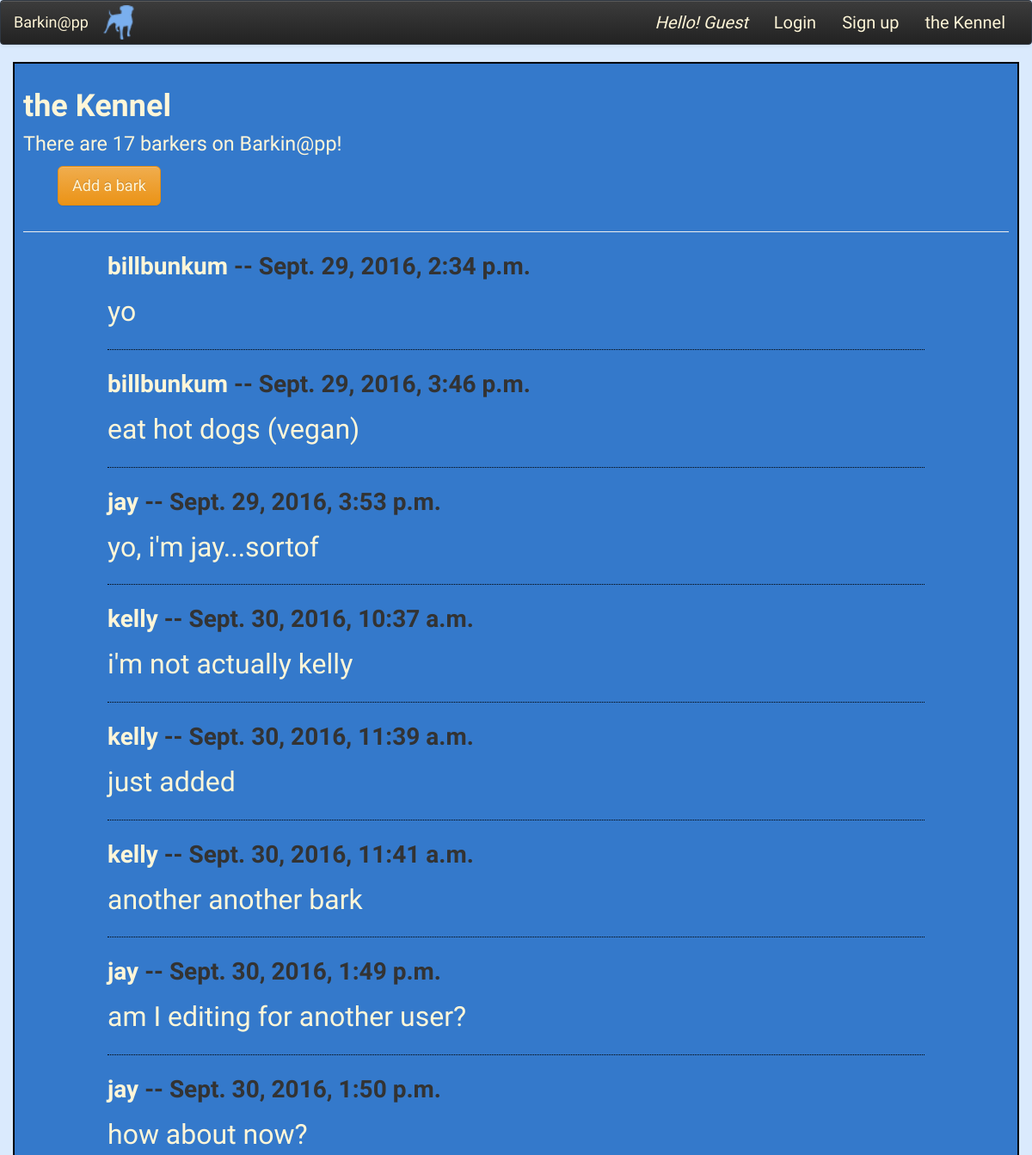
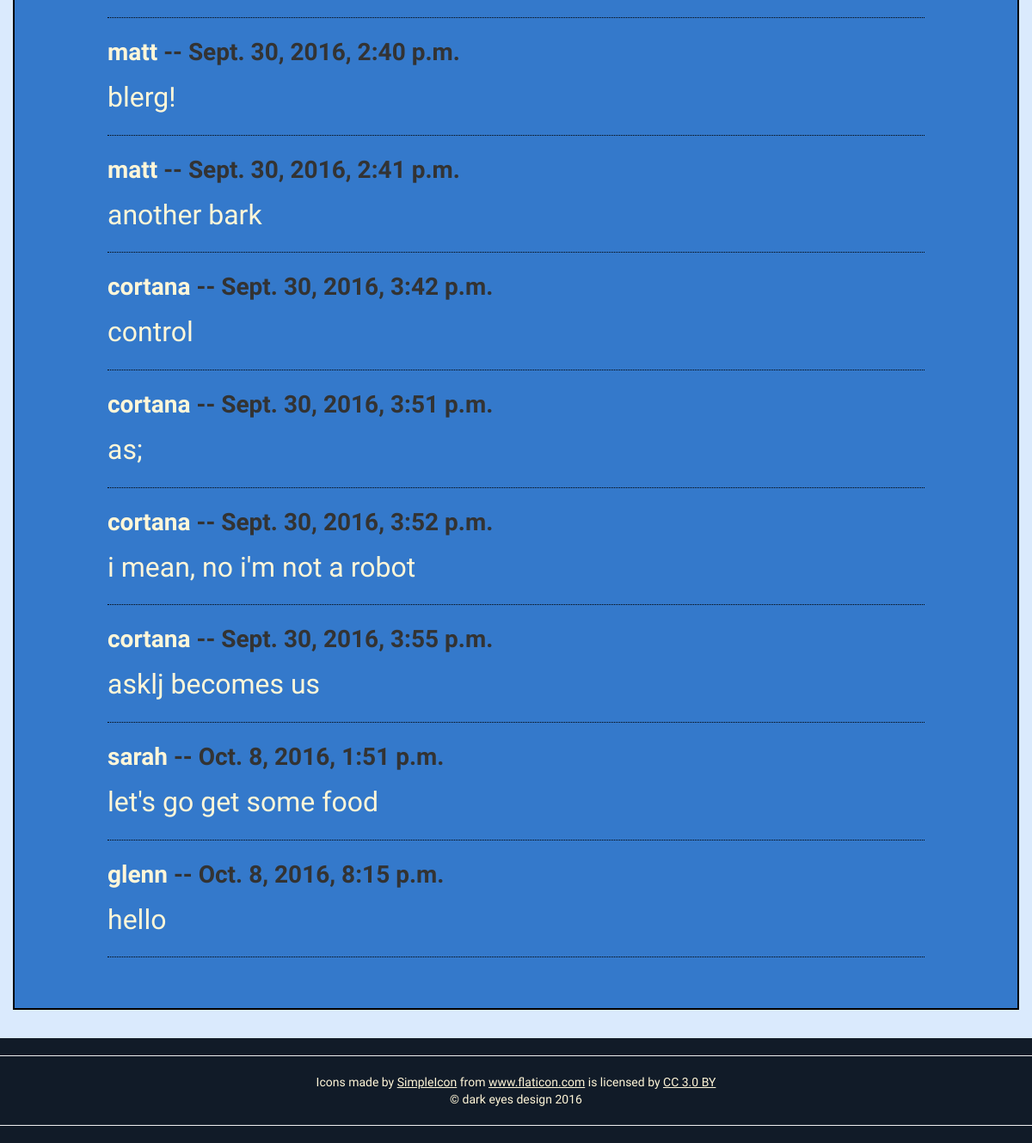
Page /barks/users/ on the committed database (2 pictures, top to bottom).
### barks/models.py (models this page shows, shortened)
class Bark(models.Model):
    user = models.ForeignKey(User, null=True, blank=True)
    content = models.CharField(max_length=60)
    post_date = models.DateTimeField(auto_now_add=True)

### barks/views.py (the view)
def global_barks_list(request): #shows all user's barks
    ubs = Bark.objects.all()
    user_count = User.objects.count()
    context = {
        "ubs": ubs,
        "user_count": user_count,
    }
    return render(request, "barks/global_barks_list.html", context)

### barks/templates/barks/global_barks_list.html
{% extends "core/base.html" %}
{% block content %}
<div class="row">
    <div class="col-md-12">
        <h1>the Kennel<br />
            {% if user_count %}
                <small>There are {{user_count}} barkers on Barkin@pp!</small>
            {% else %}
                <small>There are 0 barkers on Barkin@pp!</small>
            {% endif %}
        </h1>
        <ul>
            <li>
                <a
                    class="btn btn-warning btn-lg"
                    href="{% url 'barks:add_bark' %}"
                >
                    Add a bark
                </a>
            </li>
        </ul>
    </div>
</div>
<hr>
<div class="row">
    <div class="col-md-10 col-md-offset-1">
        {% for bark in ubs %}
            <p class="barker-and-date">
            <a href="{% url 'barks:barks_list' bark.user_id %}"
                title="click to see all &nbsp; {{bark.user.username}}'s  barks"
            >
                {{bark.user.username}}</a>
                -- {{bark.post_date}}
            </p>
            <p class="barkers-bark">
                {{bark.content}}
            </p>
            <hr style="border-top: 1px dotted black;">
        {% endfor %}
    </div>
</div>
{% endblock content %}

### core/templates/core/base.html (shortened to what this page needs)
{% load static %}
<!DOCTYPE html>
<html>
<head>
    <link rel="stylesheet" href="https://maxcdn.bootstrapcdn.com/bootstrap/3.3.7/css/bootstrap.min.css">
    <link rel="stylesheet" href="https://maxcdn.bootstrapcdn.com/bootstrap/3.3.7/css/bootstrap-theme.min.css">
    <link rel="stylesheet" type="text/css" href="{% static 'styles.css' %}" />
</head>
<body>
    <header>
        <nav class="navbar navbar-default navbar-inverse">
            <div class="container-fluid">
                <div class="navbar-header">
                    <span>
                        <img src="{% static 'images/zynga-blue.png' %}"
                            width="40px"
                            class="dog-brand">
                    </span>
                    <a class="navbar-brand" href="{% url 'core:splash' %}">
                        Barkin@pp
                    </a>
                </div>
                <div class="collapse navbar-collapse" id="howdy">
                    <ul class="nav navbar-nav navbar-right">
                        {% if request.user.is_authenticated %}
                            <li role="presentation"
                                class="hello-user"
                            >
                                <a href="{% url 'barks:barks_list' request.user.id %}"
                                    title="Click to view your barks"
                                >
                                    <em>{{user}}'s Barks List</em>
                                </a>
                            </li>
                        {% else %}
                            <li role="presentation"
                                class="hello-user"
                            >
                                <a href="">
                                    <em>Hello! Guest</em>
                                </a>
                            </li>
                        {% endif %}
                        {% if request.user.is_authenticated %}
                            <li>
                                <a href="{% url 'accounts:logout' %}">Logout
                                </a>
                            </li>
                        {% else %}
                            <li>
                                <a href="{% url 'accounts:login' %}" id="login">Login
                                </a>
                            </li>
                            <li>
                                <a href="{% url 'accounts:register' %}" id="sign_up">Sign up
                                </a>
                            </li>
                        {% endif %}
                            <li role="presentation">
                                <a href="{% url 'barks:global_barks_list' %}"
                                    title="Check out what's barkin!"
                                >the Kennel
                                </a>
                            </li>
                    </ul>
                </div>
            </div>
        </nav>
    </header>
<div class="container">
    {% block content %}
    {% endblock content %}
    <span class="footer-buffer"></span>
</div>
<footer class="page-footer">
    <hr>
    <div class="aligned">
        <div>Icons made by <a href="http://www.flaticon.com/authors/simpleicon" title="SimpleIcon">SimpleIcon</a> from <a href="http://www.flaticon.com" title="Flaticon">www.flaticon.com</a> is licensed by <a href="http://creativecommons.org/licenses/by/3.0/" title="Creative Commons BY 3.0" target="_blank">CC 3.0 BY</a></div>
        <span class="aligned">&copy; dark eyes design 2016</span>
    </div>
    <hr>
</footer>
</body>
</html>

### core/static/styles.css (style rules this page uses)
body { background-color: #DAEAFD; background-repeat: no-repeat; font-family: 'Quicksand', sans-serif; font-size: 20px; }
ul { list-style-type: none; }
h1 small { color: #FFF6D8; }
h1, h2, h3 { color: #FFF6D8; font-weight: bold; }
a:link, a:visited, a:active { color: #FFF6D8; }
.dog-brand { margin-top: 5px; }
.container { background-color: #3479CB; padding: 10px; border: black 2px solid; }
.barker-and-date { font-size: 28px; font-weight: bold; }
.barkers-bark { font-size: 32px; color: #FFF6D8; }
.footer-buffer { padding: 170px; }
.page-footer { position: fixed; bottom: 0px; background-color: #111b28; color: #fff6d8; font-size: 14px; width: 100%; }
.page-footer a:link { text-decoration: underline; }
.aligned { text-align: center; }
.navbar-default { background-color: #111b28; border-color: #303842; }
.navbar-default .navbar-brand { color: #fff6d8; }
.navbar-default .navbar-nav > li > a { color: #fff6d8; }
.navbar-default .navbar-collapse, .navbar-default .navbar-form { border-color: #fff6d8; }

### rows in the picture
Bark: user.username "billbunkum", post_date "Sept. 29, 2016, 2:34 p.m.", content "yo"
Bark: user.username "billbunkum", post_date "Sept. 29, 2016, 3:46 p.m.", content "eat hot dogs (vegan)"
Bark: user.username "jay", post_date "Sept. 29, 2016, 3:53 p.m.", content "yo, i'm jay...sortof"
Bark: user.username "kelly", post_date "Sept. 30, 2016, 10:37 a.m.", content "i'm not actually kelly"
Bark: user.username "kelly", post_date "Sept. 30, 2016, 11:39 a.m.", content "just added"
Bark: user.username "kelly", post_date "Sept. 30, 2016, 11:41 a.m.", content "another another bark"
Bark: user.username "jay", post_date "Sept. 30, 2016, 1:49 p.m.", content "am I editing for another user?"
Bark: user.username "jay", post_date "Sept. 30, 2016, 1:50 p.m.", content "how about now?"
Bark: user.username "matt", post_date "Sept. 30, 2016, 2:40 p.m.", content "blerg!"
Bark: user.username "matt", post_date "Sept. 30, 2016, 2:41 p.m.", content "another bark"
Bark: user.username "cortana", post_date "Sept. 30, 2016, 3:42 p.m.", content "control"
Bark: user.username "cortana", post_date "Sept. 30, 2016, 3:51 p.m.", content "as;"
Bark: user.username "cortana", post_date "Sept. 30, 2016, 3:52 p.m.", content "i mean, no i'm not a robot"
Bark: user.username "cortana", post_date "Sept. 30, 2016, 3:55 p.m.", content "asklj becomes us"
Bark: user.username "sarah", post_date "Oct. 8, 2016, 1:51 p.m.", content "let's go get some food"
Bark: user.username "glenn", post_date "Oct. 8, 2016, 8:15 p.m.", content "hello"

### other values in the picture
{{ user_count }} "17"
